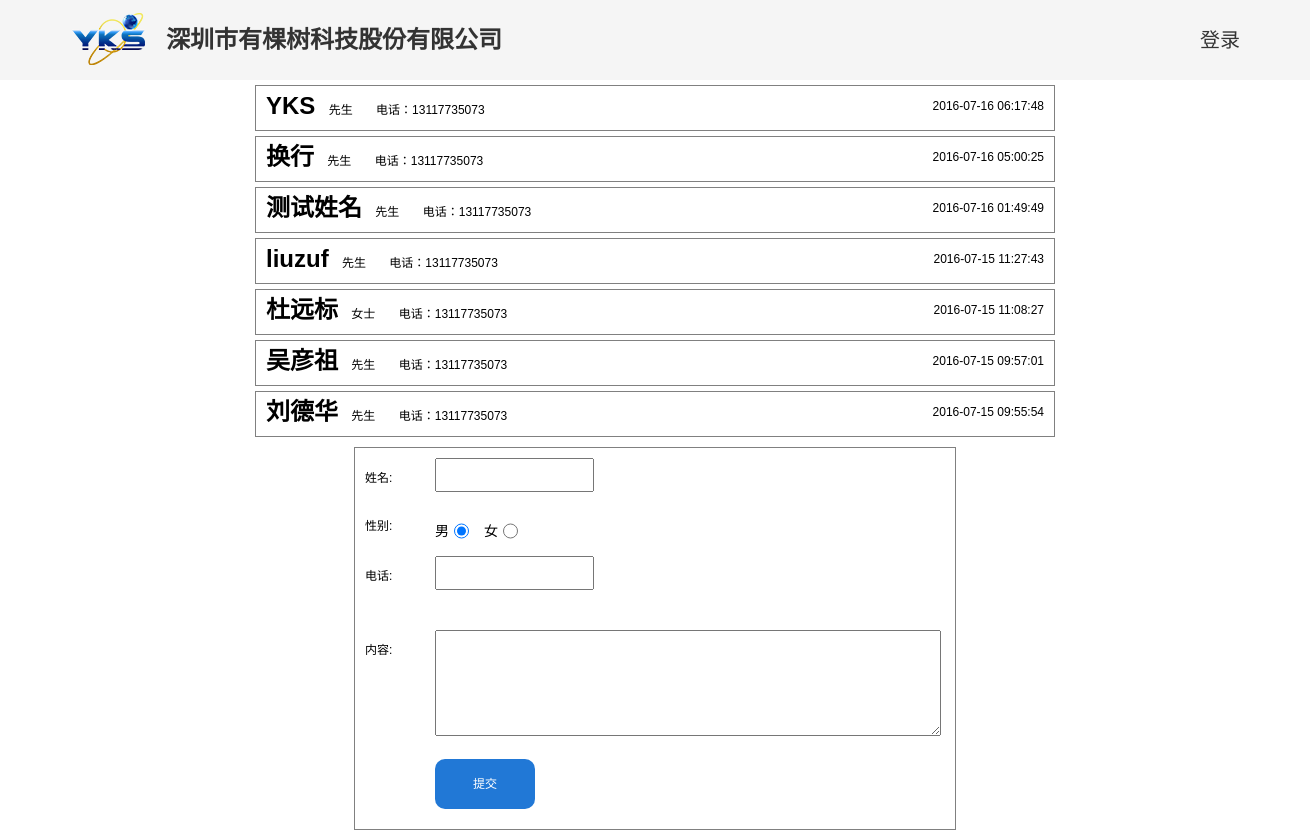
The page / on the database its author committed.
### tables this page shows
CREATE TABLE `messages` (
  `id` int(20) unsigned NOT NULL AUTO_INCREMENT,
  `username` varchar(255) DEFAULT NULL COMMENT '留言者姓名',
  `gender` enum('0','1') DEFAULT '0' COMMENT '性别（0=>男，1=>女）',
  `tel` varchar(11) DEFAULT NULL COMMENT '电话',
  `content` varchar(255) DEFAULT NULL COMMENT '留言内容',
  `createtime` int(20) DEFAULT NULL COMMENT '时间戳',
  PRIMARY KEY (`id`)
);

### MySQL.class.php (called while the page is built, shortened)
<?php
class MySQL
{
    private $link;
    function __construct($host, $user, $pwd, $database) {
        $this->link = mysqli_connect($host, $user, $pwd, $database);
        return $this->link;
    }
    public function query($sql_str){
       $result = mysqli_query($this->link, $sql_str);
       $data = array();
       if ($result && mysqli_num_rows($result)) {
        while ($row = mysqli_fetch_assoc($result)) {
            $data[] = $row;
        }
    }
    return $data;
}
}

### index.php (the view, shortened to what this page needs)
<?php
include 'MySQL.class.php';
$name = '';
$sql_obj = new MySQL('127.0.0.1','root','root','lzf');
$message_arr = array_reverse($sql_obj->query('SELECT * FROM messages'));
?>
<!DOCTYPE html>
<html>
<head>
	<link href="css/index.css" rel="stylesheet"/>
	<link href="css/init.css" rel="stylesheet"/>
	<link href="js/sweetalert/dist/sweetalert.css" rel="stylesheet" type="text/css" >
</head>
<body>
	<div class="header">
		<div class="container">
			<a class="logo" href="index.php">
				<img src="images/home_03.png">
				<h1>深圳市有棵树科技股份有限公司</h1>
			</a>
			<?php
			if ($name) {
				echo "<p class='logout' ><a href='index.php?act=logout'>退出</a></p>";
				echo "<a id='title' name='",$name,"'>欢迎光临  ",$name,"</a>";
			}else{
				echo "<a class='login' href='login.php'>登录</a>";
			}
			?>
		</div>
	</div>
	<div class="main">
		<div class="content">
			<div class="list">
				<?php foreach ($message_arr as $key => $value) { ?>
					<div class='message' >
						<div class='title' >
							<h1 class="name"><?php echo $value['username'];?></h1>
							<?php if ($value['gender']) {
								echo '先生';
							}else {
								echo '女士';
							}
							;?>
							<div class="tel" >
								电话：<?php echo $value['tel'];?>
							</div>
							<p class="time"><?php echo date('Y-m-d H:i:s',$value['createtime']);?></p>
						</div>
					</div>
					<?php } ?>
				</div>
				<div class="form">
					<form action="" method="POST">
						<div class="form_message"><label>姓名:</label><input type="text" id="username" name="username" /><br /></div>
						<div class="form_message"><label>性别:</label>
							<p class="gender_text">男 </p><input class="gender" type="radio" value="1" name="sex" checked>
							<p class="gender_text">女 </p><input class="gender" type="radio" value="0" name="sex"><br />
						</div>
						<div class="form_message"><label>电话:</label><input type="text" id="tel" name="tel" onblur="checkMobile(this)"/><span id= 'tip'></span><br /></div>
						<div class="form_message"><label>内容:</label><textarea type="text" id="content" name="content"></textarea><br /></div>
						<a id="dosubmit" >提交</a>
					</form>
				</div>
			</div>
		</div>
	</body>
	</html>

### css/index.css (style rules this page uses)
.header { width:100%; height: 80px; background: #f5f5f5; }
.container { width:1170px; margin:0 auto; }
.container img { margin-top: 10px; float: left; }
.container h1 { float: left; margin-top: 20px; margin-left: 20px; }
.container .login { margin: 0 0 0 50px; padding: 10px 0; float: right; text-align: center; height: 60px; line-height: 60px; font-size: 20px; display: block; }
.main { margin:0 auto; background: ; }
.content { width:800px; margin:0 auto; }
.form { margin:10px auto; width:600px; border:1px solid gray; padding:10px 0 20px 0; }
.form label { width:60px; padding:10px; float: left; }
.form input { height:30px; display: block; }
.form a { display: block; width: 100px; height: 50px; background: #2178d6; text-align: center; line-height: 50px; margin-left:80px; margin-top:20px; border-radius:10px; }
.form_message .gender { width: 15px; float:left; margin:10px 15px 10px 5px; }
.form_message .gender_text { float:left; font-size:14px; }
#content { width: 500px; height:100px; max-width: 500px; max-height: 150px; }
.list .message { border: 1px solid gray; margin:5px 0; line-height: 40px; }
.list .message .name { display: inline; padding:0 10px; }
.list .message .tel { display: inline; padding-left:20px; }
.list .message .time { display: inline; float:right; margin:0px; padding-right: 10px; }
#tip { padding: 5px; line-height: 40px; font-size: 14px; color:red; }

### css/init.css (style rules this page uses)
body { font-family: "微软雅黑", "Microsoft YaHei", "Hiragino Sans GB", Arial, Helvetica, sans-serif, tahoma !important; margin: 0; padding: 0; min-width: 1300px; width: 100%; font-size: 12px; background: white; }
input { margin: 0; padding: 0; font-family: "微软雅黑", "Microsoft YaHei", "Hiragino Sans GB", Arial, Helvetica, sans-serif, tahoma !important; font-size: 12px; }
img { border: none; }
a { text-decoration: none; }
a { color: #fff; outline: none; }
.header a { color: #333333; }

### rows shown on the page
messages: username "YKS", gender "先生", tel "13117735073", createtime "2016-07-16 06:17:48"
messages: username "换行", gender "先生", tel "13117735073", createtime "2016-07-16 05:00:25"
messages: username "测试姓名", gender "先生", tel "13117735073", createtime "2016-07-16 01:49:49"
messages: username "liuzuf", gender "先生", tel "13117735073", createtime "2016-07-15 11:27:43"
messages: username "杜远标", gender "女士", tel "13117735073", createtime "2016-07-15 11:08:27"
messages: username "吴彦祖", gender "先生", tel "13117735073", createtime "2016-07-15 09:57:01"
messages: username "刘德华", gender "先生", tel "13117735073", createtime "2016-07-15 09:55:54"
